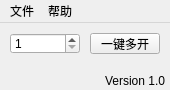
<?xml version="1.0" encoding="UTF-8"?>
<ui version="4.0">
 <class>MainWindow</class>
 <widget class="QMainWindow" name="MainWindow">
  <property name="geometry">
   <rect>
    <x>0</x>
    <y>0</y>
    <width>170</width>
    <height>90</height>
   </rect>
  </property>
  <property name="sizePolicy">
   <sizepolicy hsizetype="Fixed" vsizetype="Fixed">
    <horstretch>0</horstretch>
    <verstretch>0</verstretch>
   </sizepolicy>
  </property>
  <property name="minimumSize">
   <size>
    <width>170</width>
    <height>90</height>
   </size>
  </property>
  <property name="maximumSize">
   <size>
    <width>170</width>
    <height>90</height>
   </size>
  </property>
  <property name="windowTitle">
   <string>微信多开</string>
  </property>
  <widget class="QWidget" name="centralwidget">
   <widget class="QSpinBox" name="spinBox">
    <property name="geometry">
     <rect>
      <x>10</x>
      <y>10</y>
      <width>70</width>
      <height>21</height>
     </rect>
    </property>
    <property name="minimum">
     <number>1</number>
    </property>
    <property name="maximum">
     <number>10</number>
    </property>
   </widget>
   <widget class="QPushButton" name="pushButton">
    <property name="geometry">
     <rect>
      <x>90</x>
      <y>10</y>
      <width>70</width>
      <height>21</height>
     </rect>
    </property>
    <property name="text">
     <string>一键多开</string>
    </property>
   </widget>
  </widget>
  <widget class="QMenuBar" name="menubar">
   <property name="geometry">
    <rect>
     <x>0</x>
     <y>0</y>
     <width>170</width>
     <height>23</height>
    </rect>
   </property>
   <widget class="QMenu" name="menu_2">
    <property name="title">
     <string>帮助</string>
    </property>
    <addaction name="helpAction"/>
    <addaction name="updateAction"/>
    <addaction name="aboutAction"/>
   </widget>
   <widget class="QMenu" name="menu_1">
    <property name="title">
     <string>文件</string>
    </property>
    <addaction name="fileAction"/>
   </widget>
   <addaction name="menu_1"/>
   <addaction name="menu_2"/>
  </widget>
  <widget class="QStatusBar" name="statusbar">
   <property name="sizePolicy">
    <sizepolicy hsizetype="Preferred" vsizetype="MinimumExpanding">
     <horstretch>0</horstretch>
     <verstretch>0</verstretch>
    </sizepolicy>
   </property>
   <property name="sizeGripEnabled">
    <bool>false</bool>
   </property>
   <widget class="QLabel" name="versionLabel">
    <property name="geometry">
     <rect>
      <x>5</x>
      <y>0</y>
      <width>160</width>
      <height>20</height>
     </rect>
    </property>
    <property name="text">
     <string>Version 1.0</string>
    </property>
    <property name="alignment">
     <set>Qt::AlignRight|Qt::AlignTrailing|Qt::AlignVCenter</set>
    </property>
   </widget>
  </widget>
  <action name="helpAction">
   <property name="text">
    <string>使用说明</string>
   </property>
  </action>
  <action name="updateAction">
   <property name="text">
    <string>检查更新</string>
   </property>
  </action>
  <action name="aboutAction">
   <property name="text">
    <string>关于</string>
   </property>
  </action>
  <action name="fileAction">
   <property name="text">
    <string>选择微信位置...</string>
   </property>
  </action>
 </widget>
 <resources/>
 <connections/>
</ui>
